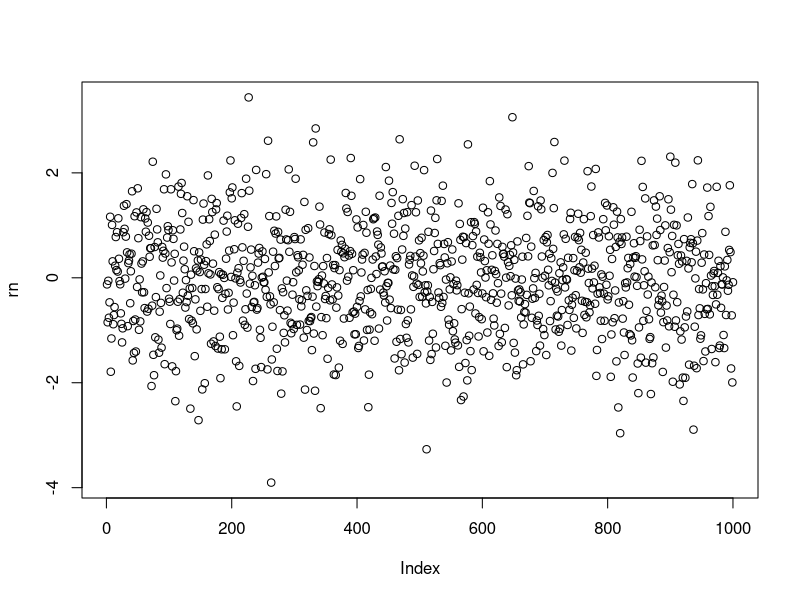

This chart was generated by the following R code: (Note: this script raises an error after producing the figure.)
# put rnorm into one variable
rn <- rnorm(1000)

# this works
# add a nice plot
plot(rn)

# add more plots
hist(rns)

# also more draw work well
hist(rn)

